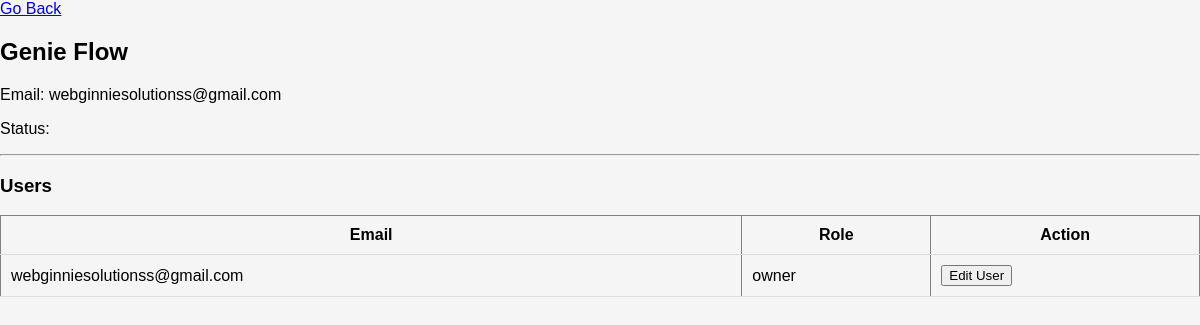
The app's page /accounts/tenant/7/ (signed in) with its own data.
### accounts/models.py (models this page shows, shortened)
class Tenant(models.Model):
    name = models.CharField(max_length=255)
    email = models.EmailField(unique=True)
    is_active = models.BooleanField(default=True)
    created_at = models.DateTimeField(auto_now_add=True)

class User(AbstractUser):
    tenant = models.ForeignKey(Tenant, on_delete=models.CASCADE, null=True, blank=True)
    role = models.CharField(
    max_length=20,
    choices=[
        ('owner', 'Owner'),
        ('admin', 'Admin'),
        ('agent', 'Agent'),
    ],
    default='agent'
)
    is_password_set = models.BooleanField(default=False)
    setup_token = models.CharField(max_length=255, null=True, blank=True)
    token_expiry = models.DateTimeField(null=True, blank=True)

### accounts/views.py (the view)
# urls.py: path('tenant/<int:id>/', views.tenant_detail, name='tenant_detail'),
def tenant_detail(request, id):
    if not request.user.is_superuser:
        return redirect('login')
    tenant = Tenant.objects.get(id=id)
    users = User.objects.filter(tenant=tenant)
    return render(request, 'dashboard/tenant_detail.html', {
        'tenant': tenant,
        'users': users
    })

### templates/dashboard/tenant_detail.html (shortened to what this page needs)
{% load static %}
<!DOCTYPE html>
<html lang="en">
<head>
    <link rel="stylesheet" href="{% static 'css/dashboard.css' %}">
    <link rel="stylesheet" href="{% static 'css/components.css' %}">
</head>
<body>
<a href="{% url 'superadmin' %}">Go Back</a>
<h2>{{ tenant.name }}</h2>
<p>Email: {{ tenant.email }}</p>
<p>Status: {{ tenant.status }}</p>
<hr>
<h3>Users</h3>
<table border="1">
    <tr>
        <th>Email</th>
        <th>Role</th>
        <th>Action</th>
    </tr>
    {% for user in users %}
    <tr>
        <td>{{ user.email }}</td>
        <td>{{ user.role }}</td>
        <td><button onclick="openEditModal('{{ user.id }}','{{ user.email }}')">Edit User</button>
        </td>
    </tr>
    {% endfor %}
</table>
</body>
</html>

### static/css/dashboard.css (style rules this page uses)
* { font-family:Verdana, Geneva, Tahoma, sans-serif; }
body { font-family: Arial; background: #f5f5f5; margin: 0; }
table { width: 100%; border-collapse: collapse; }
table th, table td { padding: 10px; border-bottom: 1px solid #ddd; }

### static/css/components.css (style rules this page uses)
body { font-family: Arial; background: #f5f5f5; margin: 0; }

### records on screen
Tenant: name "Genie Flow", email "webginniesolutionss@gmail.com"
User: email "webginniesolutionss@gmail.com", role "owner"
